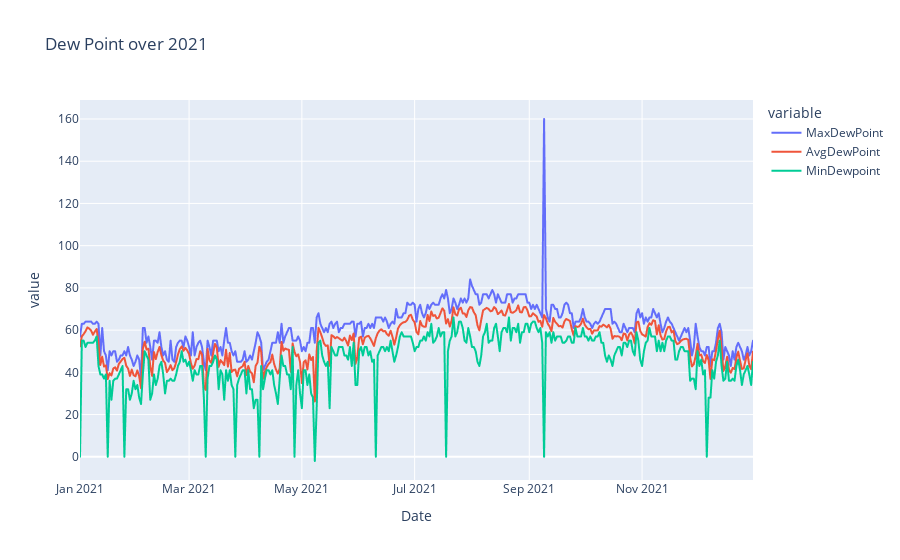

Write notebook code for a chart like this one.
### Code cell
dewpoint_df=pd.DataFrame(df, columns = ['MaxDewPoint', 'AvgDewPoint','MinDewpoint'])
fig = px.line(df, x="Date", y=dewpoint_df.columns,
              title='Dew Point over 2021')
fig.show()

### Figure 1 — Plotly figure (JSON) as saved in the notebook; plotly's stock layout.template omitted (floating-point values rounded to 4 significant figures; data arrays with more than 128 entries replaced by an {"elided": "..."} marker saying what was removed)
{"data": [{"hovertemplate": "variable=MaxDewPoint<br>Date=%{x}<br>value=%{y}<extra></extra>", "legendgroup": "MaxDewPoint", "line": {"color": "#636efa", "dash": "solid"}, "marker": {"symbol": "circle"}, "mode": "lines", "name": "MaxDewPoint", "showlegend": true, "type": "scattergl", "x": {"elided": "365 str values"}, "xaxis": "x", "y": {"elided": "365 int values"}, "yaxis": "y"}, {"hovertemplate": "variable=AvgDewPoint<br>Date=%{x}<br>value=%{y}<extra></extra>", "legendgroup": "AvgDewPoint", "line": {"color": "#EF553B", "dash": "solid"}, "marker": {"symbol": "circle"}, "mode": "lines", "name": "AvgDewPoint", "showlegend": true, "type": "scattergl", "x": {"elided": "365 str values"}, "xaxis": "x", "y": {"elided": "365 float values"}, "yaxis": "y"}, {"hovertemplate": "variable=MinDewpoint<br>Date=%{x}<br>value=%{y}<extra></extra>", "legendgroup": "MinDewpoint", "line": {"color": "#00cc96", "dash": "solid"}, "marker": {"symbol": "circle"}, "mode": "lines", "name": "MinDewpoint", "showlegend": true, "type": "scattergl", "x": {"elided": "365 str values"}, "xaxis": "x", "y": {"elided": "365 int values"}, "yaxis": "y"}], "layout": {"legend": {"title": {"text": "variable"}, "tracegroupgap": 0}, "title": {"text": "Dew Point over 2021"}, "xaxis": {"anchor": "y", "domain": [0, 1], "title": {"text": "Date"}}, "yaxis": {"anchor": "x", "domain": [0, 1], "title": {"text": "value"}}}}
